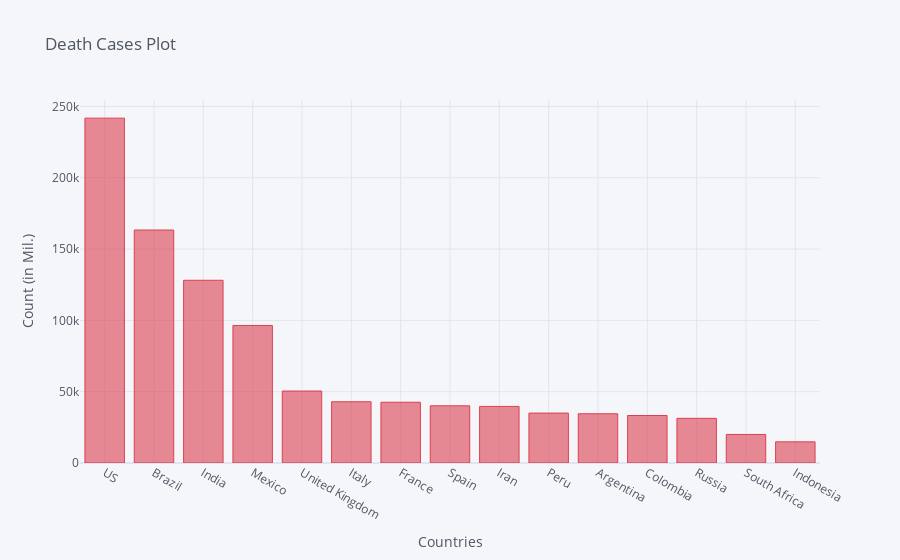

The code cell stored with this chart in its notebook:
### Code cell
death_df2_plot.iplot(kind='bar', x='Country/Region', y='11/11/20',color='red',
                    title='Death Cases Plot',xTitle='Countries',yTitle='Count (in Mil.)')

### Figure 1 — Plotly figure (JSON) as saved in the notebook; plotly's stock layout.template omitted (floating-point values rounded to 4 significant figures)
{"data": [{"marker": {"color": "rgba(219, 64, 82, 0.6)", "line": {"color": "rgba(219, 64, 82, 1.0)", "width": 1}}, "name": "11/11/20", "orientation": "v", "text": "", "type": "bar", "x": ["US", "Brazil", "India", "Mexico", "United Kingdom", "Italy", "France", "Spain", "Iran", "Peru", "Argentina", "Colombia", "Russia", "South Africa", "Indonesia"], "y": [241798, 163368, 128121, 96430, 50457, 42953, 42599, 40105, 39664, 34992, 34531, 33312, 31326, 20011, 14836]}], "layout": {"legend": {"bgcolor": "#F5F6F9", "font": {"color": "#4D5663"}}, "paper_bgcolor": "#F5F6F9", "plot_bgcolor": "#F5F6F9", "title": {"font": {"color": "#4D5663"}, "text": "Death Cases Plot"}, "xaxis": {"gridcolor": "#E1E5ED", "showgrid": true, "tickfont": {"color": "#4D5663"}, "title": {"font": {"color": "#4D5663"}, "text": "Countries"}, "zerolinecolor": "#E1E5ED"}, "yaxis": {"gridcolor": "#E1E5ED", "showgrid": true, "tickfont": {"color": "#4D5663"}, "title": {"font": {"color": "#4D5663"}, "text": "Count (in Mil.)"}, "zerolinecolor": "#E1E5ED"}}}
